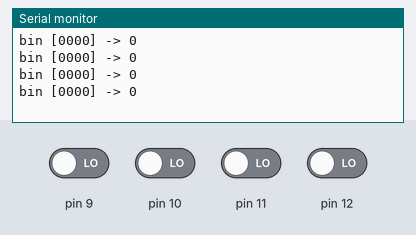
This sketch was run on a simulated Arduino Uno, built with avr-gcc and run on an emulated ATmega328P. Parts: the last lines printed to the serial monitor. The inputs (shaded band) are chosen by the test bench; at power-on: pin 9–12 LOW.

Above: at 1.8 s.
1.9 s: pin 9 driven HIGH
At 2.4 s:
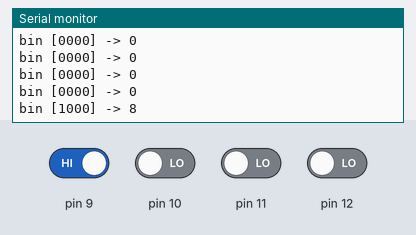
3.4 s: pin 10 driven HIGH
At 3.9 s:
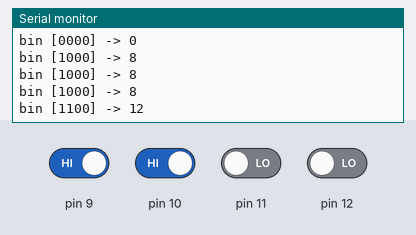
4.9 s: pin 11 driven HIGH
At 5.4 s:
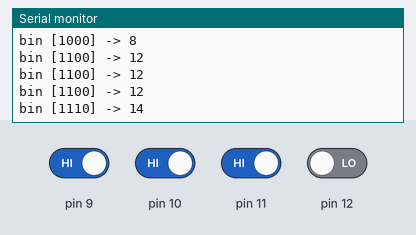
6.4 s: pin 12 driven HIGH
At 6.9 s:
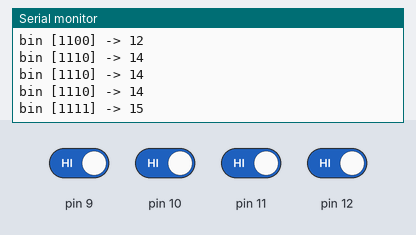
7.9 s: pin 9 driven LOW
At 8.4 s:
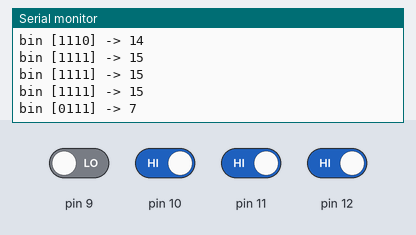
9.4 s: pin 10 driven LOW
At 9.9 s:
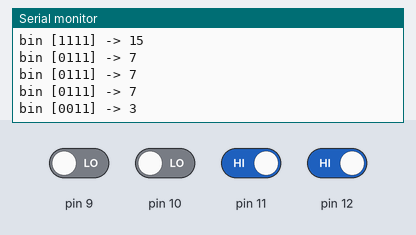
Timing chart, 0 to 11.9 s (numbered marks = the images above; inputs shaded):
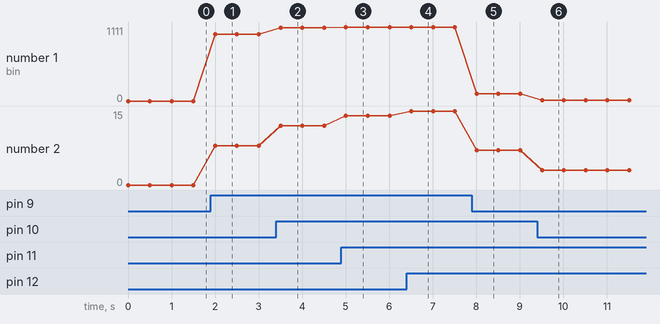

Measured:
- after the input at 1.9 s, the serial monitor: prints a new line after 0.10 s (image 1)
- after the input at 3.4 s, the serial monitor: prints a new line after 0.10 s (image 2)
- after the input at 4.9 s, the serial monitor: prints a new line after 0.11 s (image 3)
- after the input at 6.4 s, the serial monitor: prints a new line after 0.11 s (image 4)
- after the input at 7.9 s, the serial monitor: prints a new line after 0.11 s (image 5)
- after the input at 9.4 s, the serial monitor: prints a new line after 0.11 s (image 6)
- plotted number 1: 0 → 1000 after the input at 1.9 s, 1000 → 1100 after the input at 3.4 s, 1100 → 1110 after the input at 4.9 s, 1110 → 1111 after the input at 6.4 s, 1111 → 111 after the input at 7.9 s
- plotted number 2: 0 → 8 after the input at 1.9 s, 8 → 12 after the input at 3.4 s, 12 → 14 after the input at 4.9 s, 14 → 15 after the input at 6.4 s, 15 → 7 after the input at 7.9 s

The sketch:

TP7.ino
```cpp
#define A 2
#define B 3
#define C 4
#define D 5
#define E 6
#define F 7
#define G 8

int num_bin[4];

int peso[] = { 8 , 4 , 2 , 1 };
int pinM[]  = { A , B , C , D , E , F , G };

int put[] = {1 , 1 , 1 , 1 , 1 , 1 , 1};

int num_0[] = { 1 , 1 , 1 , 1 , 1 , 0 , 1 };
int num_1[] = { 0 , 1 , 1 , 0 , 0 , 0 , 0 };
int num_2[] = { 1 , 1 , 0 , 1 , 1 , 1 , 0 };
int num_3[] = { 1 , 1 , 1 , 1 , 0 , 1 , 0 };
int num_4[] = { 0 , 1 , 1 , 0 , 0 , 1 , 1 };
int num_5[] = { 1 , 0 , 1 , 1 , 0 , 1 , 1 };
int num_6[] = { 1 , 0 , 1 , 1 , 1 , 1 , 1 };
int num_7[] = { 1 , 1 , 1 , 0 , 0 , 0 , 0 };
int num_8[] = { 1 , 1 , 1 , 1 , 1 , 1 , 1 };
int num_9[] = { 1 , 1 , 1 , 0 , 0 , 1 , 1 };
int num_A[] = { 1 , 1 , 1 , 0 , 1 , 1 , 1 };
int num_C[] = { 1 , 0 , 0 , 1 , 1 , 0 , 1 };
int num_d[] = { 0 , 1 , 1 , 1 , 1 , 1 , 0 };
int num_E[] = { 1 , 0 , 0 , 1 , 1 , 1 , 1 };
int num_F[] = { 1 , 0 , 0 , 0 , 1 , 1 , 1 };
int num_H[] = { 0 , 1 , 1 , 0 , 1 , 1 , 1 };
void setup()
{
  	Serial.begin(9600);
}
void loop()
{
 	num_bin[0] = digitalRead(9);
    num_bin[1] = digitalRead(10);
  	num_bin[2] = digitalRead(11);
    num_bin[3] = digitalRead(12);


  	int dec = 0;
  	for( int i = 3 ; i >= 0 ; i-- )
    {

      dec = dec + ( num_bin[i] * peso[i]  );
      for( int V = 0 ;  V < 7  ; V++ )
      {
        if( dec == 0)
        {
        digitalWrite(pinM[V], num_0[V]);
        }
        else if (dec == 1)
        {
         digitalWrite(pinM[V], num_1[V]);
        }
         else if (dec == 2)
        {
         digitalWrite(pinM[V], num_2[V]);
        }
        else if (dec == 3)
        {
         digitalWrite(pinM[V], num_3[V]);
        }
        else if (dec == 4)
        {
         digitalWrite(pinM[V], num_4[V]);
        }
        else if (dec == 5)
        {
         digitalWrite(pinM[V], num_5[V]);
        }
        else if (dec == 6)
        {
         digitalWrite(pinM[V], num_6[V]);
        }
        else if (dec == 7)
        {
         digitalWrite(pinM[V], num_7[V]);
        }
        else if (dec == 8)
        {
         digitalWrite(pinM[V], num_8[V]);
        }
        else if (dec == 9)
        {
         digitalWrite(pinM[V], num_9[V]);
        }
         else if (dec == 10)
        {
         digitalWrite(pinM[V], num_A[V]);
        }
        else if (dec == 11)
        {
         digitalWrite(pinM[V], num_C[V]);
        }
        else if (dec == 12)
        {
         digitalWrite(pinM[V], num_d[V]);
        }
        else if (dec == 13)
        {
         digitalWrite(pinM[V], num_E[V]);
        }
        else if (dec == 14)
        {
         digitalWrite(pinM[V], num_F[V]);
        }
        else if (dec == 15)
        {
         digitalWrite(pinM[V], num_H[V]);
        }

      }
    }
	Serial.print("bin [");
  	Serial.print(num_bin[0]);
  	Serial.print(num_bin[1]);
  	Serial.print(num_bin[2]);
  	Serial.print(num_bin[3]);
  	Serial.print( "] -> " );
  	Serial.println(dec);
  	delay(500);

}
```
